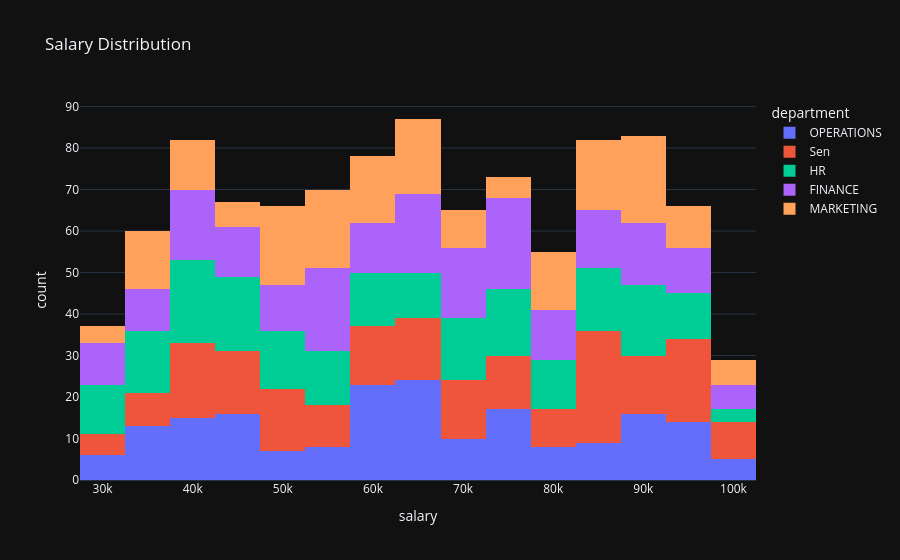

Here is the notebook cell this chart was saved with:
### Code cell
fig = px.histogram(root, x="salary", nbins=20,
                   title="Salary Distribution",color="department",template="plotly_dark")
fig.show()

### Figure 1 — Plotly figure (JSON) as saved in the notebook; plotly's stock layout.template omitted (floating-point values rounded to 4 significant figures; data arrays with more than 128 entries replaced by an {"elided": "..."} marker saying what was removed)
{"data": [{"bingroup": "x", "hovertemplate": "department=OPERATIONS<br>salary=%{x}<br>count=%{y}<extra></extra>", "legendgroup": "OPERATIONS", "marker": {"color": "#636efa", "pattern": {"shape": ""}}, "name": "OPERATIONS", "nbinsx": 20, "orientation": "v", "showlegend": true, "type": "histogram", "x": {"elided": "191 float values"}, "xaxis": "x", "yaxis": "y"}, {"bingroup": "x", "hovertemplate": "department=Sen<br>salary=%{x}<br>count=%{y}<extra></extra>", "legendgroup": "Sen", "marker": {"color": "#EF553B", "pattern": {"shape": ""}}, "name": "Sen", "nbinsx": 20, "orientation": "v", "showlegend": true, "type": "histogram", "x": {"elided": "206 float values"}, "xaxis": "x", "yaxis": "y"}, {"bingroup": "x", "hovertemplate": "department=HR<br>salary=%{x}<br>count=%{y}<extra></extra>", "legendgroup": "HR", "marker": {"color": "#00cc96", "pattern": {"shape": ""}}, "name": "HR", "nbinsx": 20, "orientation": "v", "showlegend": true, "type": "histogram", "x": {"elided": "205 float values"}, "xaxis": "x", "yaxis": "y"}, {"bingroup": "x", "hovertemplate": "department=FINANCE<br>salary=%{x}<br>count=%{y}<extra></extra>", "legendgroup": "FINANCE", "marker": {"color": "#ab63fa", "pattern": {"shape": ""}}, "name": "FINANCE", "nbinsx": 20, "orientation": "v", "showlegend": true, "type": "histogram", "x": {"elided": "208 float values"}, "xaxis": "x", "yaxis": "y"}, {"bingroup": "x", "hovertemplate": "department=MARKETING<br>salary=%{x}<br>count=%{y}<extra></extra>", "legendgroup": "MARKETING", "marker": {"color": "#FFA15A", "pattern": {"shape": ""}}, "name": "MARKETING", "nbinsx": 20, "orientation": "v", "showlegend": true, "type": "histogram", "x": {"elided": "190 float values"}, "xaxis": "x", "yaxis": "y"}], "layout": {"barmode": "relative", "legend": {"title": {"text": "department"}, "tracegroupgap": 0}, "title": {"text": "Salary Distribution"}, "xaxis": {"anchor": "y", "domain": [0, 1], "title": {"text": "salary"}}, "yaxis": {"anchor": "x", "domain": [0, 1], "title": {"text": "count"}}}}
